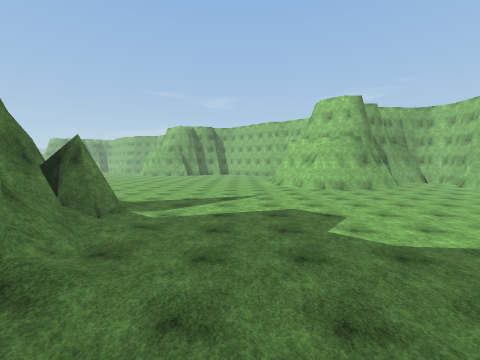
[1] (above)

20 first-person views from a walk through a 3-D level made in the Unity game engine. The camera is 1.3 m above the floor, tilts 4° down and sees 90° across. The floor is counted in squares, 2 m on a side. Each view is taken from the middle of a square. On the plan, view 1 faces up. The plan holds only what a view shows up to about 9 squares ahead; the rest is blank. The place goes on beyond the plan. Some animated figures are not drawn. Surface patterns are stand-ins for the level's own textures.

[2]
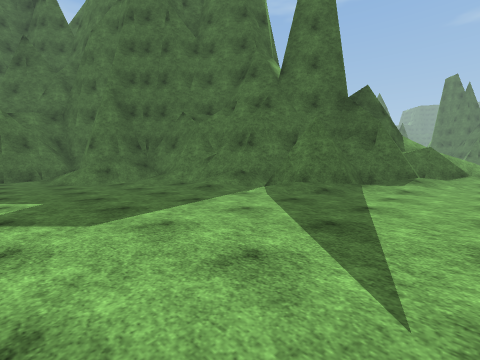

[3]
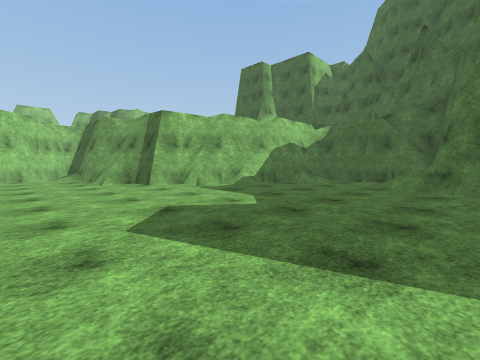

[4]
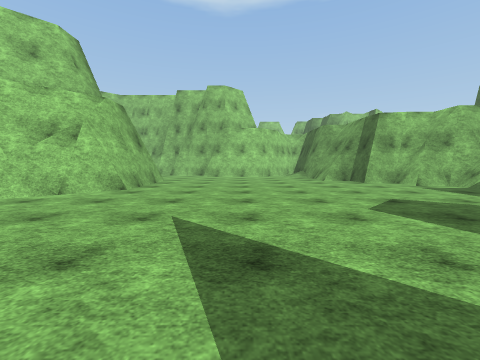

[5]
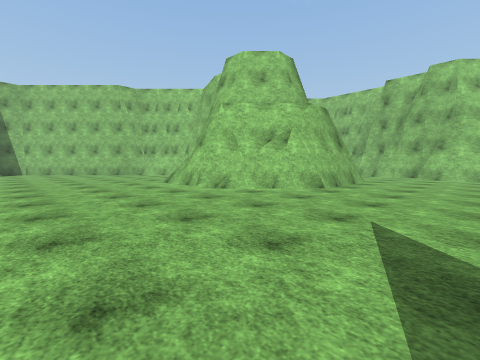

[6]
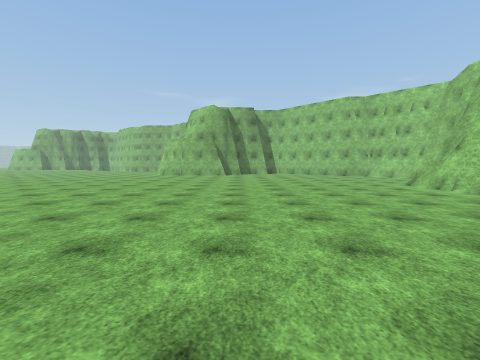

[7]
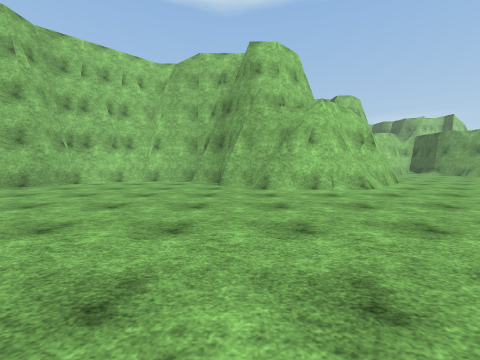

[8]
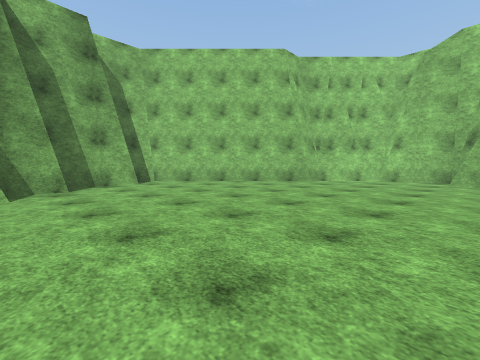

[9]
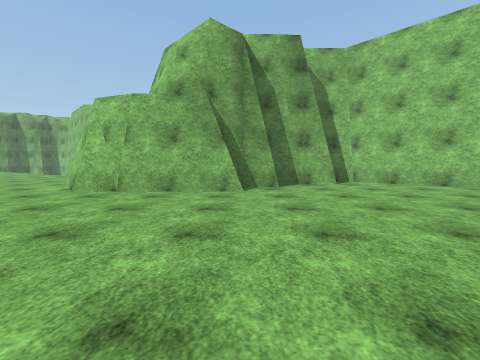

[10]
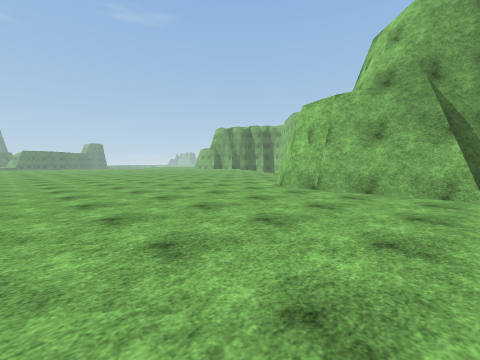

[11]
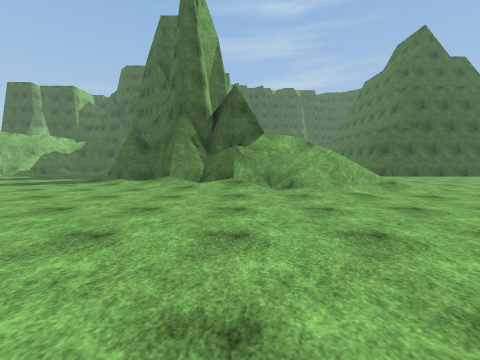

[12]
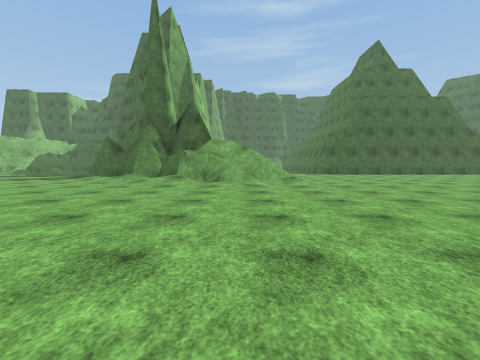

[13]
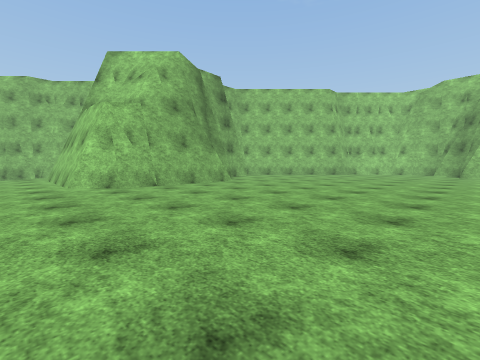

[14]
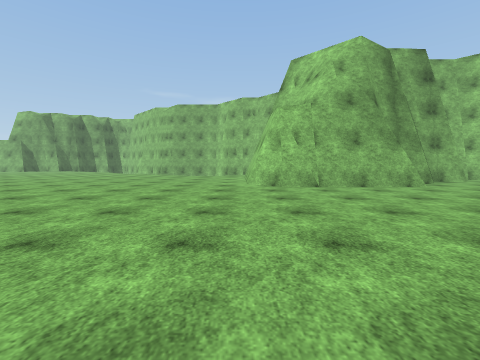

[15]
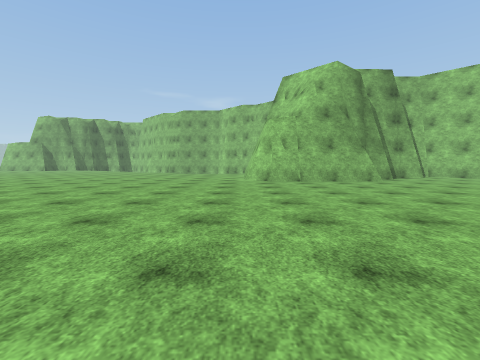

[16]
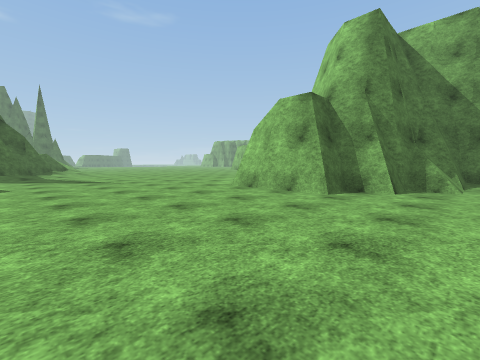

[17]
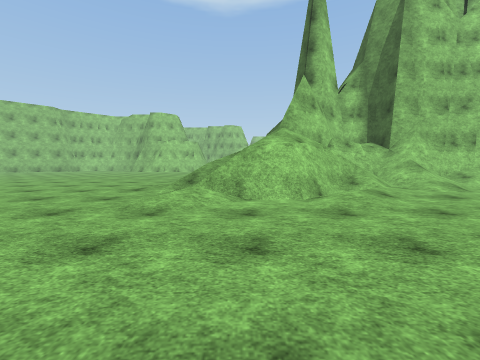

[18]
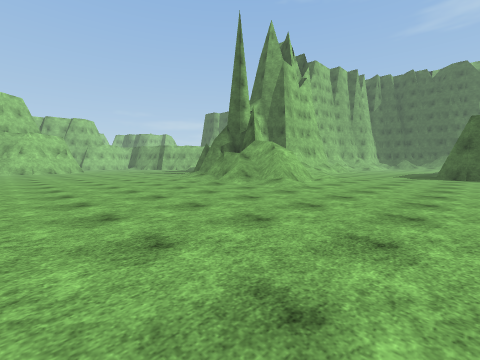

[19]
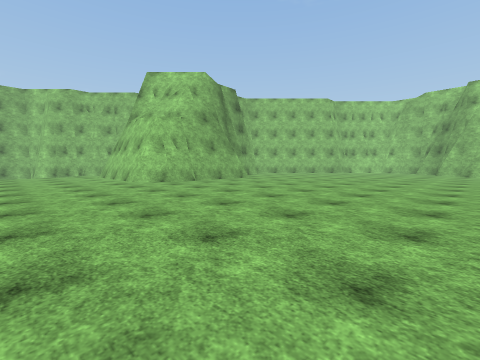

[20]
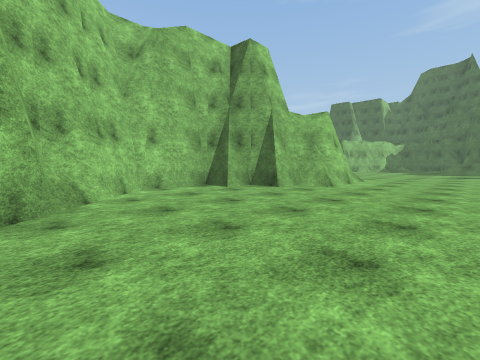

### Floor plan
Key: @ floor where view 1 was taken; # wall or solid block; . floor; / step, stairs or slope; = window, fence, low wall or low ledge; v drop or lower ground.
Columns run from 16 left of view 1 to 9 right of it. Each row starts with its distance up from view 1.
 25 .......#    ###.##
 24 .......#   ##....##
 23 .......#####......##
 22 ...................##
 21 ....................##
 20 .....................#
 19  ....................#
 18 .....................#
 17 ....................##
 16    ................##
 15 ..................##    ##
 14 ..................##    #.
 13 ...................##  ##.
 12 ...................#####..
 11 ....................###...
 10 ....../...................
  9 ....//////................
  8 ..../=/===//..............
  7 .....#=#####//............
  6 ..../##v######............
  5 ...../= #   ##.........=##
  4 ..  ..//#    #/.......####
  3 #    .//#    #/......##
  2       //#    ##/.....##
  1        /#     #//...##
  0               ##@/..##
 -1                ##/..#
 -2                 #####

Positions as (right, up) in squares from view 1, and headings:
1: (0, 0), facing up
2: (2, 9), facing down-left
3: (-1, 7), facing down-right
4: (-2, 8), facing right
5: (-2, 8), facing up-right
6: (-4, 7), facing up
7: (-4, 16), facing right
8: (-5, 17), facing up-right
9: (-5, 17), facing up
10: (-5, 17), facing up-left
11: (-8, 15), facing down
12: (-10, 17), facing down
13: (-11, 16), facing up-right
14: (-10, 16), facing up
15: (-10, 14), facing up
16: (9, 6), facing up-left
17: (-16, 8), facing right
18: (-16, 15), facing down-right
19: (-13, 15), facing up-right
20: (-1, 22), facing down-right
